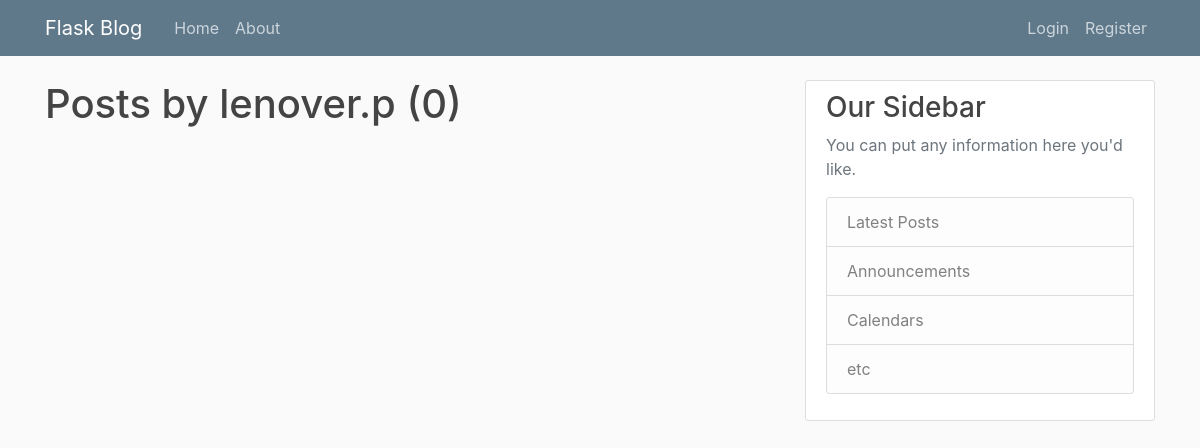
Before: /user/lenover.p with the older database file.
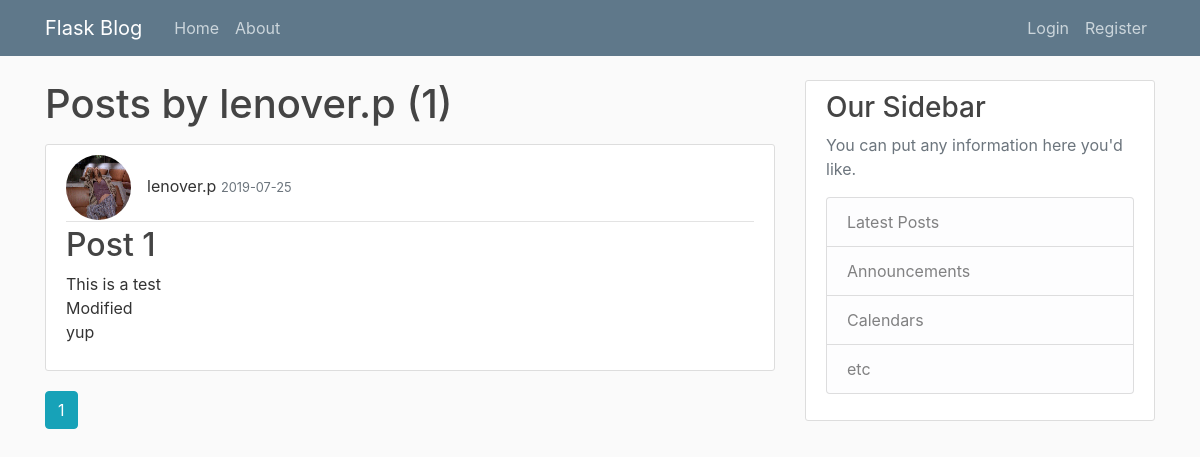
After: the same page with the newer database file.
### flaskBlog/models.py (models this page shows, shortened)
class Post(db.Model):
    id = db.Column(db.Integer, primary_key=True)
    title = db.Column(db.String(100), nullable=False)
    date_posted = db.Column(db.DateTime, nullable=False, default=datetime.utcnow)
    content = db.Column(db.Text, nullable=False)
    user_id = db.Column(db.Integer, db.ForeignKey('user.id'), nullable=False)

class User(db.Model, UserMixin):
    id = db.Column(db.Integer, primary_key=True)
    username = db.Column(db.String(20), unique=True, nullable=False)
    email = db.Column(db.String(120), unique=True, nullable=False)
    image_file = db.Column(db.String(20), nullable=False, default='default.jpg')
    password = db.Column(db.String(60), nullable=False)
    posts = db.relationship('Post', backref='author', lazy=True)

### flaskBlog/routes.py (the view)
@app.route('/user/<string:username>')
def user_posts(username):
	page = request.args.get('page', 1, type=int)
	user = User.query.filter_by(username=username).first_or_404()
	posts = Post.query.filter_by(author=user)\
		.order_by(Post.date_posted.desc())\
		.paginate(page=page, per_page=5)
	return render_template('user_posts.html', posts=posts, user=user)

### flaskBlog/templates/user_posts.html
{% extends "layout.html" %}
{% block content %}
    <h1 class="mb-3">Posts by {{ user.username }} ({{ posts.total }})</h1>
    {% for post in posts.items %}
        <article class="media content-section">
            <div class="media-body">
                <div class="article-metadata">
                    <img class="rounded-circle article-img" src="{{ url_for('static', filename='profile_pics/' + post.author.image_file) }}"
                    <a class="mr-2" href="{{ url_for('user_posts', username=post.author.username) }}">{{ post.author.username }}</a>
                    <small class="text-muted">{{ post.date_posted.strftime('%Y-%m-%d') }}</small>
                </div>
                <h2><a class="article-title" href="{{ url_for('post', post_id=post.id) }}">{{ post.title }}</a></h2>
                <p class="article-content">{{ post.content }}</p>
            </div>
      </article>
    {% endfor %}
    {% for page_num in posts.iter_pages(left_edge=1, right_edge=1, left_current=1, right_current=2) %}
        {% if page_num %}
            {% if posts.page == page_num %}
                <a class="btn btn-info mb-4" href="{{ url_for('user_posts', username=user.username, page=page_num) }}">{{ page_num }}</a>
            {% else %}
                <a class="btn btn-outline-info mb-4" href="{{ url_for('user_posts', username=user.username, page=page_num) }}">{{ page_num }}</a>
            {% endif %}
        {% else %}
            ...
        {% endif %}
    {% endfor %}
{% endblock content %}

Changed rows visible on the page:
added Post: image_file (picture), author.username "lenover.p", date_posted "2019-07-25", title "Post 1", content "This is a test Modified yup"
Other visible differences:
{{ posts.total }}: "0" → "1"
new list line: "1"
